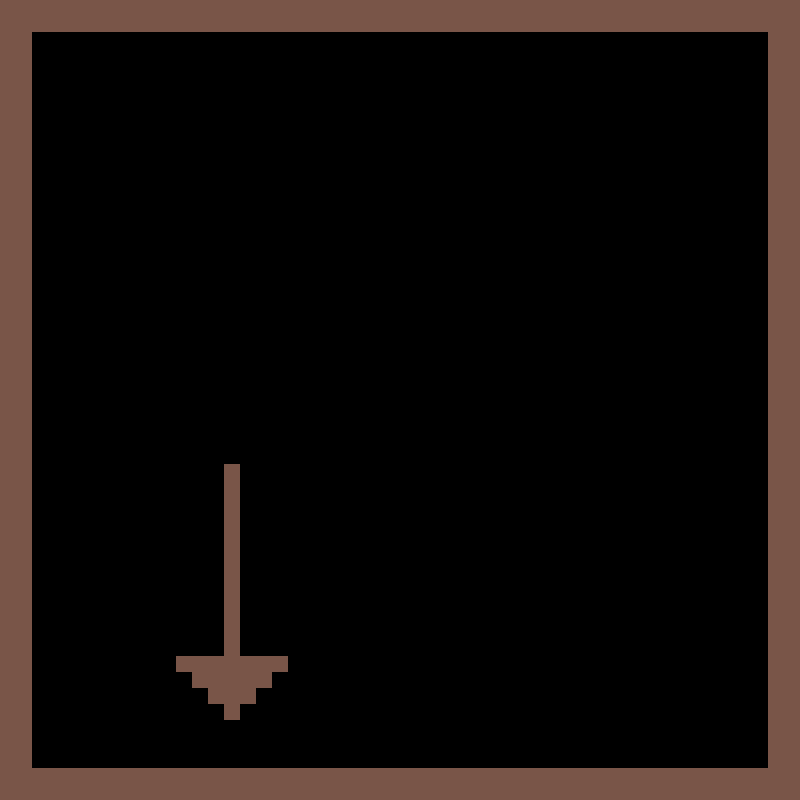

Rendered tile map (Tiled .tmx) drawn with the repository's tilesets; below, a short description and the map source with its tile grids summarised:
An orthogonal 50x50 tile map with 16x16 px tiles, 2 tile layers (background, graphics) and 8 objects.

<map version="1.2" tiledversion="1.2.3" orientation="orthogonal" renderorder="right-down" width="50" height="50" tilewidth="16" tileheight="16" infinite="0" nextlayerid="6" nextobjectid="11">
 <tileset firstgid="1" source="ground.tsx" />
 <layer id="1" name="background" width="50" height="50">
  <data>[2500 cells, 0 non-empty, 0 distinct tile ids]</data>
 </layer>
 <layer id="2" name="graphics" width="50" height="50">
  <data>[2500 cells, 412 non-empty, 1 distinct tile ids]</data>
 </layer>
 <objectgroup id="3" name="ground">
  <object id="1" x="0" y="768" width="800" height="32" />
  <object id="3" x="0" y="0" width="32" height="768" />
  <object id="4" x="768" y="0" width="32" height="768" />
  <object id="5" x="32" y="0" width="736" height="32" />
 </objectgroup>
 <objectgroup id="4" name="walls" />
 <objectgroup id="5" name="computer">
  <object id="6" x="224" y="752" width="16" height="16" />
  <object id="8" x="368" y="752" width="16" height="16" />
  <object id="9" x="480" y="752" width="16" height="16" />
  <object id="10" x="576" y="752" width="16" height="16" />
 </objectgroup>
</map>
